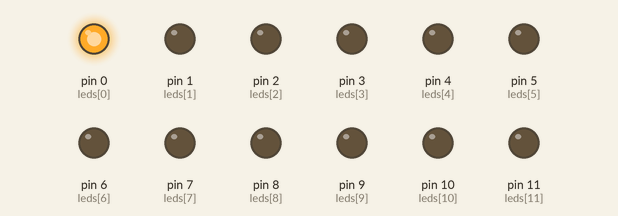
The program below on a simulated MicroPython board. Shown: output pins drawn as LEDs (lit = HIGH).

Above: at 0.03 s.
At 1.63 s:
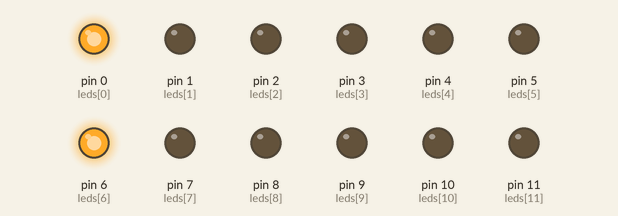
At 3.0 s:
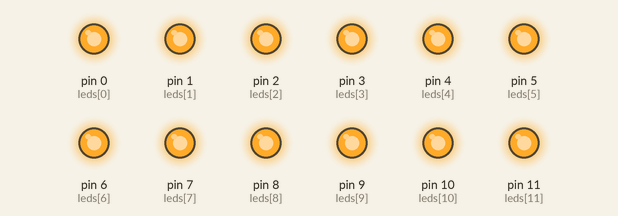
At 3.85 s:
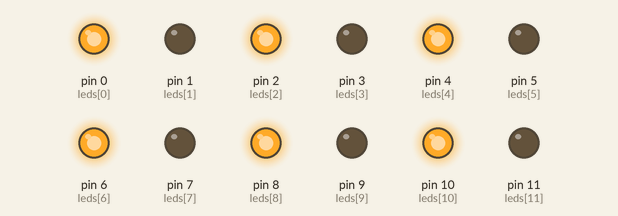
At 4.6 s:
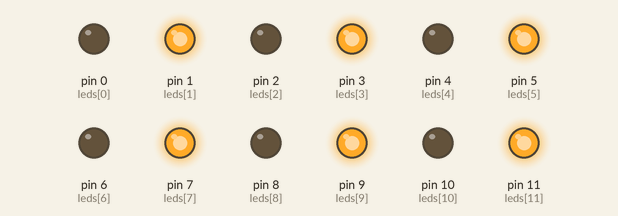
At 6.3 s:
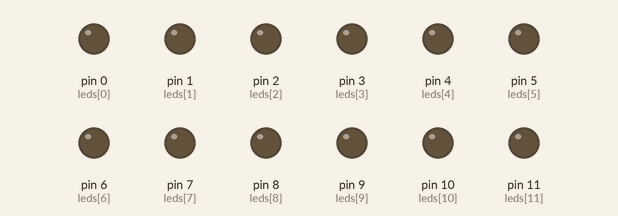
Timing chart, 0 to 8.5 s (numbered marks = the images above):
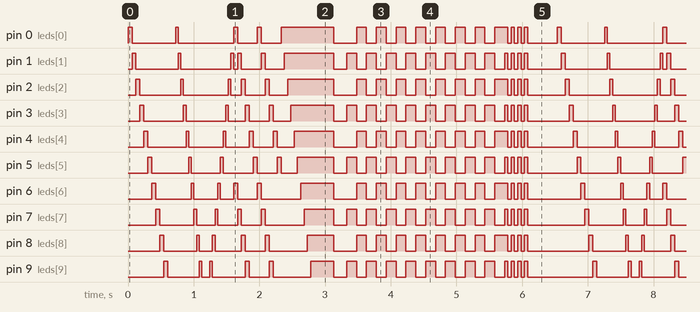

The program:

Animation_Showcase__NO_BUTTONS_.py
```python
from machine import Pin
import time

leds = [
    Pin(0, Pin.OUT), Pin(1, Pin.OUT), Pin(2, Pin.OUT),
    Pin(3, Pin.OUT), Pin(4, Pin.OUT), Pin(5, Pin.OUT),
    Pin(6, Pin.OUT), Pin(7, Pin.OUT), Pin(8, Pin.OUT),
    Pin(9, Pin.OUT), Pin(10, Pin.OUT), Pin(11, Pin.OUT)
]

def alles_uit():
    for led in leds:
        led.value(0)

def alles_aan():
    for led in leds:
        led.value(1)

def looplicht():
    for i in range(12):
        alles_uit()
        leds[i].value(1)
        time.sleep(0.06)

def scanner():
    for i in range(12):
        alles_uit()
        leds[i].value(1)
        time.sleep(0.04)

    for i in range(10, 0, -1):
        alles_uit()
        leds[i].value(1)
        time.sleep(0.04)

def dubbel_looplicht():
    for i in range(12):
        alles_uit()
        leds[i].value(1)
        leds[(i + 6) % 12].value(1)
        time.sleep(0.06)

def vullen():
    alles_uit()
    for i in range(12):
        leds[i].value(1)
        time.sleep(0.05)

def om_en_om():
    for _ in range(8):
        for i in range(12):
            leds[i].value(i % 2)
        time.sleep(0.15)

        for i in range(12):
            leds[i].value((i + 1) % 2)
        time.sleep(0.15)

def burst():
    for _ in range(4):
        alles_aan()
        time.sleep(0.05)
        alles_uit()
        time.sleep(0.05)
    time.sleep(0.4)

while True:
    looplicht()
    scanner()
    dubbel_looplicht()
    vullen()
    time.sleep(0.2)
    alles_uit()
    time.sleep(0.2)
    om_en_om()
    burst()
```

Measured:
- by itself, pin 0 (leds[0]), pin 1 (leds[1]), pin 2 (leds[2]), pin 3 (leds[3]), pin 4 (leds[4]), pin 5 (leds[5]), pin 6 (leds[6]), pin 7 (leds[7]), pin 8 (leds[8]), pin 9 (leds[9]), pin 10 (leds[10]), pin 11 (leds[11]): moves between LOW and HIGH, repeating every 6.5 s
- by itself, everything shown: repeats every 6.5 s, in 83 steps
